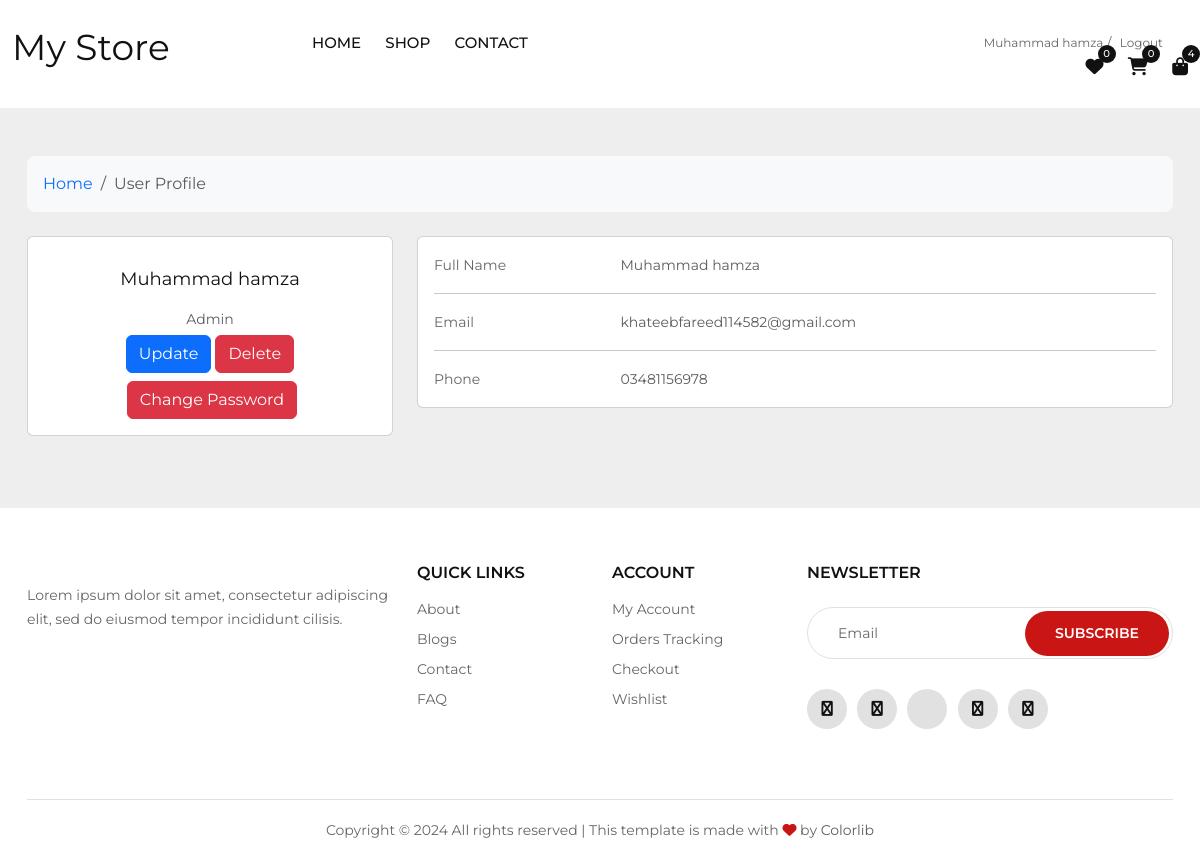
/user_profile.php (signed in), run on the app's committed database.
### tables this page shows
CREATE TABLE `users` (
  `id` int(11) NOT NULL,
  `f_name` varchar(255) NOT NULL,
  `l_name` varchar(255) NOT NULL,
  `email` varchar(100) NOT NULL,
  `number` varchar(11) NOT NULL,
  `role` varchar(11) NOT NULL,
  `password` varchar(255) NOT NULL
);

### user_profile.php (the view, shortened to what this page needs)
<?php
include './includes/header.php';
include './db.php';
$sql = "SELECT * FROM `users` WHERE `id` = '{$_SESSION['id']}'";
$sqlResult = $conn->query($sql);
$user = $sqlResult->fetch_assoc();
?>
<section style="background-color: #eee;">
    <div class="container py-5">
        <div class="row">
            <div class="col">
                <nav aria-label="breadcrumb" class="bg-body-tertiary rounded-3 p-3 mb-4">
                    <ol class="breadcrumb mb-0">
                        <li class="breadcrumb-item"><a href="./index.php">Home</a></li>
                        <li class="breadcrumb-item active" aria-current="page">User Profile</li>
                    </ol>
                </nav>
            </div>
        </div>
        <div class="row">
            <div class="col-lg-4">
                <div class="card mb-4">
                    <div class="card-body text-center">
                        <h5 class="my-3"><?php echo $user['f_name'] . " " . $user['l_name'] ?></h5>
                        <p class="text-muted mb-1"><?php echo $user['id'] == 1 ? 'Admin' : 'Customer'; ?></p>
                        <div class="d-flex justify-content-center mb-2">
                            <a href="update-profile.php?id=<?php echo $_SESSION['id'] ?>" class="btn btn-primary">Update</a>
                            <button type="button" class="btn btn-danger ms-1" data-bs-toggle="modal" data-bs-target="#deleteModal">
                                Delete
                            </button>
                        </div>
                        <button type="button" class="btn btn-danger ms-1" data-bs-toggle="modal" data-bs-target="#changePasswordModal">
                            Change Password
                        </button>
                    </div>
                </div>
            </div>
            <div class="col-lg-8">
                <div class="card mb-4">
                    <div class="card-body">
                        <div class="row">
                            <div class="col-sm-3">
                                <p class="mb-0">Full Name</p>
                            </div>
                            <div class="col-sm-9">
                                <p class="text-muted mb-0"><?php echo $user['f_name'] . " " . $user['l_name'] ?></p>
                            </div>
                        </div>
                        <hr>
                        <div class="row">
                            <div class="col-sm-3">
                                <p class="mb-0">Email</p>
                            </div>
                            <div class="col-sm-9">
                                <p class="text-muted mb-0"><?php echo $user['email'] ?></p>
                            </div>
                        </div>
                        <hr>
                        <div class="row">
                            <div class="col-sm-3">
                                <p class="mb-0">Phone</p>
                            </div>
                            <div class="col-sm-9">
                                <p class="text-muted mb-0"><?php echo $user['number'] ?></p>
                            </div>
                        </div>
                    </div>
                </div>
            </div>
        </div>
    </div>
</section>
<?php
include './includes/footer.php';
?>

### css/style.css (style rules this page uses)
html, body { height: 100%; font-family: "Montserrat", sans-serif; -webkit-font-smoothing: antialiased; }
h1, h2, h3, h4, h5, h6 { margin: 0; color: #111111; font-weight: 400; font-family: "Montserrat", sans-serif; }
h5 { font-size: 18px; }
p { font-size: 14px; font-family: "Montserrat", sans-serif; color: #666666; font-weight: 400; line-height: 24px; margin: 0 0 15px 0; }
ul, ol { padding: 0; margin: 0; }
@media only screen and (min-width: 1200px) { .container { max-width: 1170px; } }
a { text-decoration: none; }

### data on the page
users: f_name "Muhammad", l_name "hamza", email "khateebfareed114582@gmail.com", number "03481156978"

### other printed values
$_SESSION['name'] "Muhammad hamza"
$sqlResult->num_rows "0"
$sqlResult->num_rows "4"
